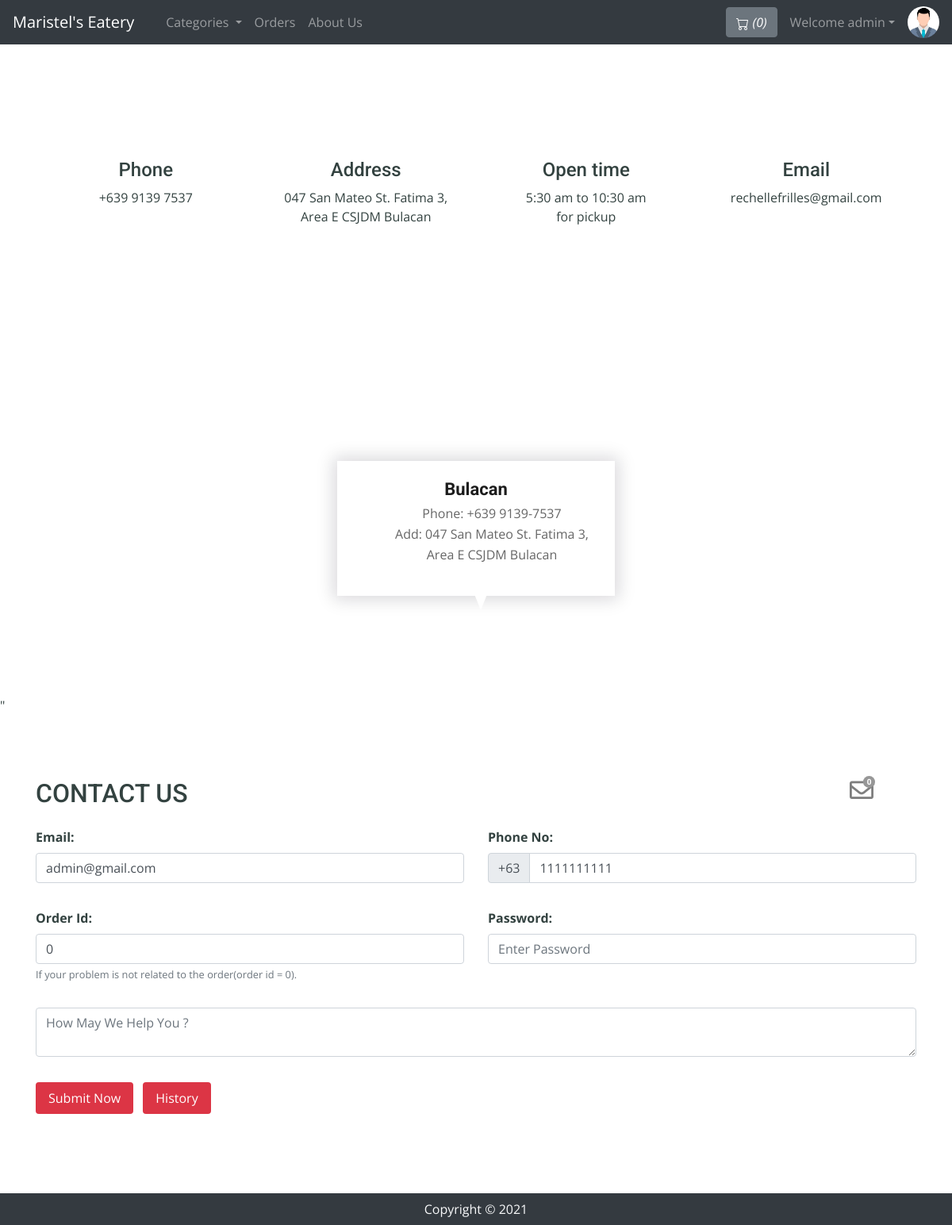
The app's page /about.php (signed in) with its own data.
### tables this page shows
CREATE TABLE `sitedetail` (
  `tempId` int(11) NOT NULL,
  `systemName` varchar(21) NOT NULL,
  `email` varchar(35) NOT NULL,
  `contact1` bigint(21) NOT NULL,
  `contact2` bigint(21) DEFAULT NULL COMMENT 'Optional',
  `address` text NOT NULL,
  `dateTime` datetime NOT NULL DEFAULT current_timestamp()
);

CREATE TABLE `users` (
  `id` int(21) NOT NULL,
  `username` varchar(21) NOT NULL,
  `firstName` varchar(21) NOT NULL,
  `lastName` varchar(21) NOT NULL,
  `email` varchar(35) NOT NULL,
  `phone` bigint(19) NOT NULL,
  `userType` enum('0','1') NOT NULL DEFAULT '0' COMMENT '0=user\r\n1=admin',
  `password` varchar(255) NOT NULL,
  `joinDate` datetime NOT NULL DEFAULT current_timestamp()
);

### about.php (the view, shortened to what this page needs)
<!doctype html>
<html lang="en">
  <head>
    <link rel="stylesheet" href="https://stackpath.bootstrapcdn.com/bootstrap/4.5.0/css/bootstrap.min.css">
    <link rel="stylesheet" href="https://use.fontawesome.com/releases/v5.8.2/css/all.css">
    <link href="assets/vendor/bootstrap/css/bootstrap.min.css" rel="stylesheet">
    <link href="assets/vendor/icofont/icofont.min.css" rel="stylesheet">
    <link href="assets/vendor/animate.css/animate.min.css" rel="stylesheet">
    <link href="assets/css/style.css" rel="stylesheet">
  </head>
  <body>
    <?php include 'partials/_dbconnect.php';?>
    <?php include 'partials/_nav.php';?>
    <section id="about" class="about">
    <div class="container">
      <section class="contact spad">
        <div class="container">
            <div class="row">
                <div class="col-lg-3 col-md-3 col-sm-6 text-center">
                    <div class="contact__widget">
                        <i class="icofont-phone"></i>
                        <h4>Phone</h4>
                        <p>+639 9139 7537</p>
                    </div>
                </div>
                <div class="col-lg-3 col-md-3 col-sm-6 text-center">
                    <div class="contact__widget">
                      <i class="icofont-location-pin"></i>
                        <h4>Address</h4>
                        <p>047 San Mateo St. Fatima 3,<br>Area E CSJDM Bulacan</p>
                    </div>
                </div>
                <div class="col-lg-3 col-md-3 col-sm-6 text-center">
                    <div class="contact__widget">
                      <i class="icofont-clock-time"></i>
                        <h4>Open time</h4>
                        <p>5:30 am to 10:30 am<br>for pickup</p>
                    </div>
                </div>
                <div class="col-lg-3 col-md-3 col-sm-6 text-center">
                    <div class="contact__widget">
                    <i class="icofont-send-mail"></i>
                        <h4>Email</h4>
                        <p>rechellefrilles@gmail.com</p>
                    </div>
                </div>
            </div>
        </div>
      </section>
    </section>
    <div class="map">
        "
        <div class="map-inside">
            <div class="inside-widget">
                <h4>Bulacan</h4>
                <ul>
                    <li>Phone: +639 9139-7537</li>
                    <li>Add: 047 San Mateo St. Fatima 3,<br>Area E CSJDM Bulacan</li>
                </ul>
            </div>
        </div>
    </div>
  <main id="main">
    <section id="team" class="team">
        <div class="container">
          <div class="row contact-container">
            <div class="col-lg-12">
              <div class="card card-shadow border-0 mb-4">
                <div class="row">
                  <div class="col-lg-12">
                    <div class="contact-box p-8">
                      <div class="row">
                        <div class="col-lg-9">
                          <h2 class="title">CONTACT US</h2>
                        </div>
                        <?php if($loggedin){ ?>
                          <div class="col-lg-3">
                            <div class="icon-badge-container mx-1" style="padding-left: 167px;">
                              <a href="#" data-toggle="modal" data-target="#adminReply"><i class="far fa-envelope icon-badge-icon"></i></a>
                              <div class="icon-badge"><b><span id="totalMessage">0</span></b></div>
                            </div>
                          </div>
                        <?php } ?>
                      </div>
                      <?php
                          $passSql = "SELECT * FROM users WHERE id='$userId'";
                          $passResult = mysqli_query($conn, $passSql);
                          $passRow=mysqli_fetch_assoc($passResult);
                          $email = $passRow['email'];
                          $phone = $passRow['phone'];
                      ?>
                      <form action="partials/_manageContactUs.php" method="POST">
                        <div class="row">
                          <div class="col-lg-6">
                            <div class="form-group mt-3">
                                <b><label for="email">Email:</label></b>
                                <input type="email" class="form-control" id="email" name="email" placeholder="Enter Your Email" required value="<?php echo $email ?>">
                            </div>
                          </div>
                          <div class="col-lg-6">
                            <div class="form-group mt-3">
                                <b><label for="phone">Phone No:</label></b>
                                <div class="input-group mb-3">
                                    <div class="input-group-prepend">
                                      <span class="input-group-text" id="basic-addon">+63</span>
                                    </div>
                                    <input type="tel" class="form-control" id="phone" name="phone" aria-describedby="basic-addon" placeholder="Enter Your Phone Number" required pattern="[0-9]{10}" value="<?php echo $phone ?>">
                                </div>
                            </div>
                          </div>
                          <div class="col-lg-6">
                            <div class="form-group mt-3">
                              <b><label for="orderId">Order Id:</label></b>
                              <input class="form-control" type="text" id="orderId" name="orderId" placeholder="Order Id" value="0">
                              <small id="orderIdHelp" class="form-text text-muted">If your problem is not related to the order(order id = 0).</small>
                            </div>
                          </div>
                          <div class="col-lg-6">
                            <div class="form-group mt-3">
                              <b><label for="password">Password:</label></b>
                              <input class="form-control" id="password" name="password" placeholder="Enter Password" type="password" placeholder="Enter Your Password" required data-toggle="password">
                            </div>
                          </div>
                          <div class="col-lg-12">
                            <div class="form-group  mt-3">
                                <textarea class="form-control" id="message" name="message" rows="2" required minlength="6" placeholder="How May We Help You ?"></textarea>
                            </div>
                          </div>
                          <?php if($loggedin){ ?>
                            <div class="col-lg-12">
                              <button type="submit" class="btn btn-danger mt-3 mb-3 text-white border-0 py-2 px-3"><span> Submit Now <i class="ti-arrow-right"></i></span></button>
                              <button type="button" class="btn btn-danger mt-3 mb-3 text-white border-0 py-2 px-3 mx-2" data-toggle="modal" data-target="#history"><span> History <i class="ti-arrow-right"></i></span></button>
                            </div>
                          <?php } ?>
                        </div>
                      </form>
                    </div>
                  </div>
                </div>
              </div>
            </div>
          </div>
        </div>
  </main>
  <?php include 'partials/_footer.php';?>
    <link rel="stylesheet" href="css/font-awesome.min.css" type="text/css">
  </body>
</html>

### partials/_nav.php (shortened to what this page needs)
<?php
$userId = '';
$loggedin = '';
$username = '';
if(isset($_SESSION['loggedin']) && $_SESSION['loggedin']==true){
  $loggedin= true;
  $userId = $_SESSION['userId'];
  $username = $_SESSION['username'];
}
else{
  $loggedin = false;
  $userId = 0;
}
  $sql = "SELECT * FROM `sitedetail`";
  $result = mysqli_query($conn, $sql);
  $row = mysqli_fetch_assoc($result);
  $systemName = $row['systemName'];
  echo '<nav class="navbar navbar-expand-lg navbar-dark bg-dark">
        <a class="navbar-brand" href="index.php">'.$systemName.'</a>
        <button class="navbar-toggler" type="button" data-toggle="collapse" data-target="#navbarSupportedContent" aria-controls="navbarSupportedContent" aria-expanded="false" aria-label="Toggle navigation">
          <span class="navbar-toggler-icon"></span>
        </button>
        <div class="collapse navbar-collapse" id="navbarSupportedContent">
          <ul class="navbar-nav mr-auto">
            <li class="nav-item active">
              <a class="nav-link" href="index.php"> <span class="sr-only">(current)</span></a>
            </li>
            <li class="nav-item dropdown">
              <a class="nav-link dropdown-toggle" href="#" id="navbarDropdown" role="button" data-toggle="dropdown" aria-haspopup="true" aria-expanded="false">
                Categories
              </a>
              <div class="dropdown-menu" aria-labelledby="navbarDropdown">';
              echo '</div>
            </li>
            <li class="nav-item">
              <a class="nav-link" href="viewOrder.php">Orders</a>
            </li>
            <li class="nav-item">
              <a class="nav-link" href="about.php">About Us</a>
            </li>
            </ul>
            ';
          $countsql = "SELECT SUM(`itemQuantity`) FROM `viewcart` WHERE `userId`=$userId AND status_id = 1";
          $countresult = mysqli_query($conn, $countsql);
          $countrow = mysqli_fetch_assoc($countresult);
          $count = $countrow['SUM(`itemQuantity`)'];
          if(!$count) {
            $count = 0;
          }
          echo '<a href="viewCart.php"><button type="button" class="btn btn-secondary mx-2" title="MyCart">
            <svg xmlns="img/cart.svg" width="16" height="16" fill="currentColor" class="bi bi-cart" viewBox="0 0 16 16">
              <path d="M0 1.5A.5.5 0 0 1 .5 1H2a.5.5 0 0 1 .485.379L2.89 3H14.5a.5.5 0 0 1 .491.592l-1.5 8A.5.5 0 0 1 13 12H4a.5.5 0 0 1-.491-.408L2.01 3.607 1.61 2H.5a.5.5 0 0 1-.5-.5zM3.102 4l1.313 7h8.17l1.313-7H3.102zM5 12a2 2 0 1 0 0 4 2 2 0 0 0 0-4zm7 0a2 2 0 1 0 0 4 2 2 0 0 0 0-4zm-7 1a1 1 0 1 1 0 2 1 1 0 0 1 0-2zm7 0a1 1 0 1 1 0 2 1 1 0 0 1 0-2z"/>
            </svg>
            <i class="bi bi-cart">(' .$count. ')</i>
          </button></a>';
          if($loggedin){
            echo '<ul class="navbar-nav mr-2">
              <li class="nav-item dropdown">
                <a class="nav-link dropdown-toggle" href="#" id="navbarDropdown" role="button" data-toggle="dropdown"> Welcome ' .$username. '</a>
                <div class="dropdown-menu" aria-labelledby="navbarDropdown">
                  <a class="dropdown-item" href="partials/_logout.php">Logout</a>
                </div>
              </li>
            </ul>
            <div class="text-center image-size-small position-relative">
              <a href="viewProfile.php"><img src="img/person-' .$userId. '.jpg" class="rounded-circle" onError="this.src = \'img/profilePic.jpg\'" style="width:40px; height:40px"></a>
            </div>';
          }
          else {
            echo '
            <button type="button" class="btn btn-success mx-2"  data-toggle="modal" data-target="#loginModal">Login</button>
            <button type="button" class="btn btn-success mx-2"  data-toggle="modal" data-target="#signupModal">SignUp</button>';
          }
    echo '</div>
      </nav>';
?>

### assets/css/style.css (style rules this page uses)
body { font-family: "Open Sans", sans-serif; color: #334240; }
a { color: #1bbca3; }
h1, h2, h3, h4, h5, h6 { font-family: "Roboto", sans-serif; }
section { padding: 60px 0; }
.team { background: #fff; padding: 60px 0; }

### about.php (style rules this page uses)
.map { height: 500px; position: relative; }
.map .map-inside { position: absolute; left: 50%; top: 160px; -webkit-transform: translateX(-175px); -ms-transform: translateX(-175px); transform: translateX(-175px); }
.map .map-inside .inside-widget { width: 350px; background: #ffffff; text-align: center; padding: 23px 0; position: relative; z-index: 1; -webkit-box-shadow: 0 0 20px 5px rgba(12, 7, 26, 0.15); box-shadow: 0 0 20px 5px rgba(12, 7, 26, 0.15); }
.map .map-inside .inside-widget:after { position: absolute; left: 50%; bottom: -30px; -webkit-transform: translateX(-6px); -ms-transform: translateX(-6px); transform: translateX(-6px); border: 12px solid transparent; border-top: 30px solid #ffffff; content: ""; z-index: -1; }
.map .map-inside .inside-widget h4 { font-size: 22px; font-weight: 700; color: #1c1c1c; margin-bottom: 4px; }
.map .map-inside .inside-widget ul li { text-align: center; list-style: none; font-size: 16px; color: #666666; line-height: 26px; }
.icon-badge-container { position: absolute; }
.icon-badge-icon { font-size: 30px; color: rgb(0 0 0 / 50%); position: relative; }
.icon-badge { background-color: #979797;; font-size: 10px; color: white; text-align: center; width: 15px; height: 15px; border-radius: 49%; position: relative; top: -35px; left: 17px; }

### records on screen
sitedetail: systemName "Maristel's Eatery"
users: email "admin@gmail.com", phone "1111111111"

### other values on screen
$count "0"
$username "admin"
